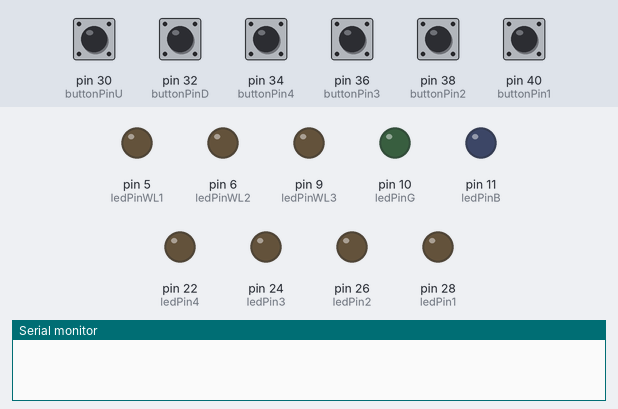
Recording of a sketch running on a simulated Arduino Mega 2560, built with avr-gcc and run on an emulated ATmega2560. Shown: output pins drawn as LEDs (lit = HIGH), the last lines printed to the serial monitor. The test bench sets the inputs (shaded band); at power-on: pin 30 (buttonPinU), pin 32 (buttonPinD), pin 34 (buttonPin4), pin 36 (buttonPin3), pin 38 (buttonPin2), pin 40 (buttonPin1) LOW.

Above: at 1.2 s.
1.3 s: pin 30 (buttonPinU) pulled HIGH for 0.15 s
At 2.5 s:
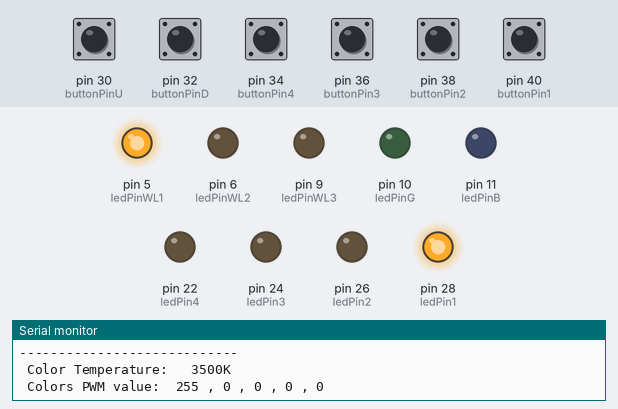
2.9 s: pin 34 (buttonPin4) pulled HIGH for 0.15 s
At 4.0 s:
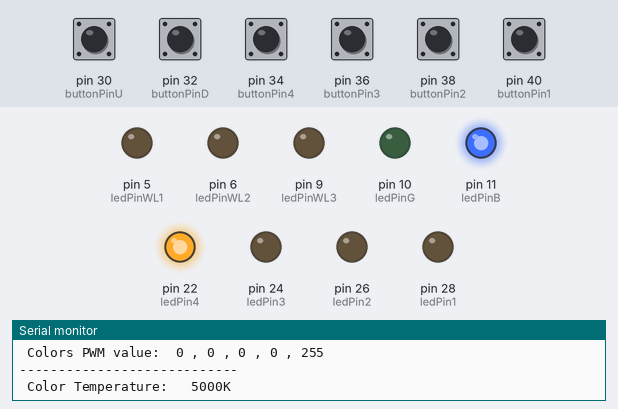
4.5 s: pin 32 (buttonPinD) pulled HIGH for 0.15 s
At 5.5 s:
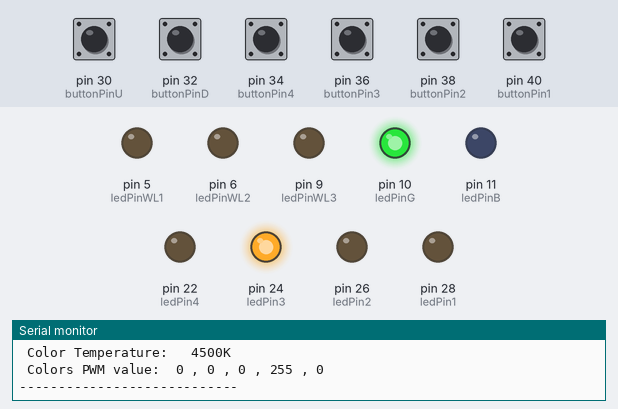
6.1 s: pin 38 (buttonPin2) pulled HIGH for 0.15 s
At 6.8 s:
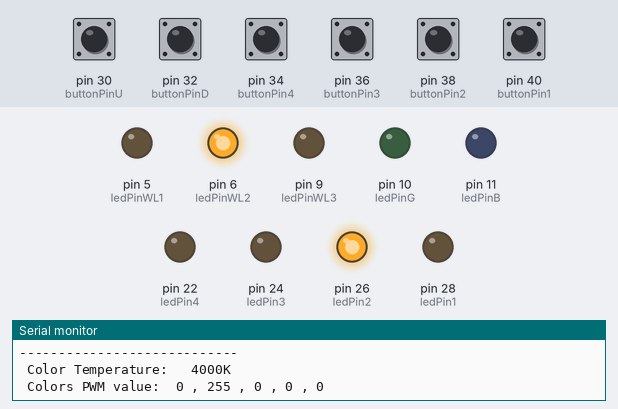
7.7 s: pin 30 (buttonPinU) pulled HIGH for 1 s
At 8.3 s:
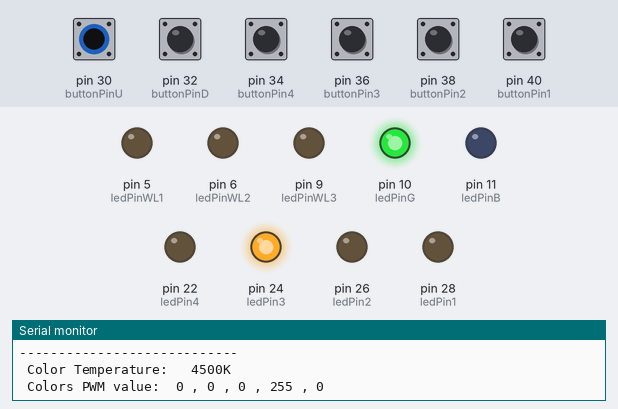
10.2 s: pin 32 (buttonPinD) pulled HIGH for 1 s
At 10.7 s:
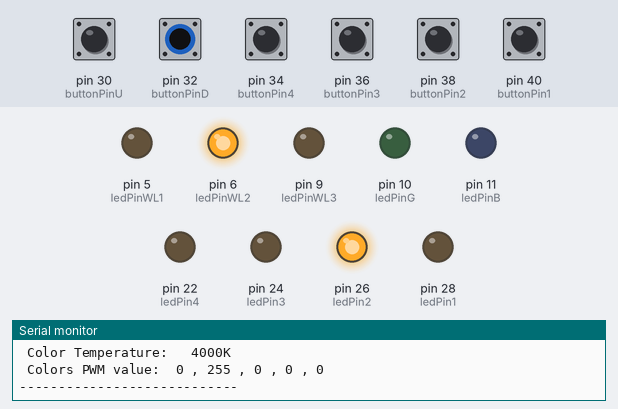
Timing chart, 0 to 13.2 s (numbered marks = the images above; inputs shaded):
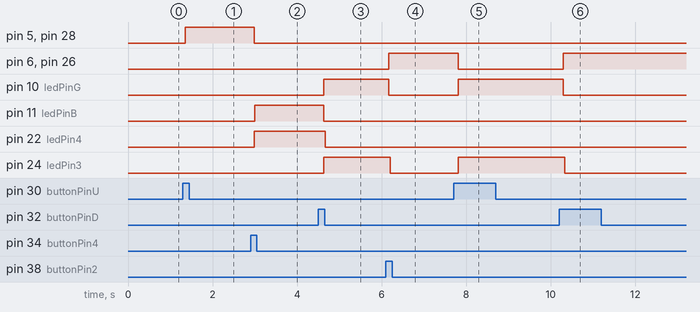

Measured:
- after the input at 1.3 s, pin 5 (ledPinWL1), pin 28 (ledPin1): LOW → HIGH after 0.05 s
- after the input at 2.9 s, pin 5 (ledPinWL1), pin 28 (ledPin1): HIGH → LOW after 0.09 s; pin 11 (ledPinB), pin 22 (ledPin4): LOW → HIGH after 0.09 s
- after the input at 4.5 s, pin 10 (ledPinG), pin 24 (ledPin3): LOW → HIGH after 0.13 s; pin 11 (ledPinB): HIGH → LOW after 0.13 s; pin 22 (ledPin4): HIGH → LOW after 0.17 s
- after the input at 6.1 s, pin 6 (ledPinWL2), pin 26 (ledPin2): LOW → HIGH after 0.07 s; pin 10 (ledPinG): HIGH → LOW after 0.07 s; pin 24 (ledPin3): HIGH → LOW after 0.11 s
- after the input at 7.7 s, pin 6 (ledPinWL2), pin 26 (ledPin2): HIGH → LOW after 0.11 s; pin 10 (ledPinG), pin 24 (ledPin3): LOW → HIGH after 0.11 s
- after the input at 10.2 s, pin 6 (ledPinWL2), pin 26 (ledPin2): LOW → HIGH after 0.09 s; pin 10 (ledPinG): HIGH → LOW after 0.09 s; pin 24 (ledPin3): HIGH → LOW after 0.13 s

The sketch:

Surgical_Lamp_Control_System.ino
```cpp
//按鈕
const int  buttonPinU = 30;
const int  buttonPinD = 32;
const int  buttonPin4 = 34;
const int  buttonPin3 = 36;
const int  buttonPin2 = 38;
const int  buttonPin1 = 40;

//指示燈
const int ledPin4 = 22;
const int ledPin3 = 24;
const int ledPin2 = 26;
const int ledPin1 = 28;

// 手術燈
const int ledPinWL1 = 5;
const int ledPinWL2 = 6;
const int ledPinWL3 = 9;
const int ledPinG = 10;
const int ledPinB = 11;

// 記錄切換狀態(累計狀態)
int buttonPushCounter = 0;

// 讀取按鈕資料
int buttonStateU = 0;
int buttonStateD = 0;
int buttonState1 = 0;
int buttonState2 = 0;
int buttonState3 = 0;
int buttonState4 = 0;

// 对Arduino电路板或相关状态进行初始化方法
int lastButtonStateU = 0;
int lastButtonStateD = 0;
int lastButtonState1 = 0;
int lastButtonState2 = 0;
int lastButtonState3 = 0;
int lastButtonState4 = 0;
int lastbuttonPushCounter = 0;

// 用brightness變數來保存目前LED燈的PWM值
int brightnessWL1 = 0;
int brightnessWL2 = 0;
int brightnessWL3 = 0;
int brightnessG = 0;
int brightnessB = 0;

// 設定每個模組的PWM值
// 3500K model
int Amodel1 = 255;   // WL1
int Amodel2 = 0;     // WL2
int Amodel3 = 0;     // WL3
int Amodel4 = 0;     // G
int Amodel5 = 0;     // B

// 4000K model
int Bmodel1 = 0;
int Bmodel2 = 255;
int Bmodel3 = 0;
int Bmodel4 = 0;
int Bmodel5 = 0;

// 4500K model
int Cmodel1 = 0;
int Cmodel2 = 0;
int Cmodel3 = 0;
int Cmodel4 = 255;
int Cmodel5 = 0;

// 5000K model
int Dmodel1 = 0;
int Dmodel2 = 0;
int Dmodel3 = 0;
int Dmodel4 = 0;
int Dmodel5 = 255;


void setup() {
  pinMode(ledPinWL1, OUTPUT);
  pinMode(ledPinWL2, OUTPUT);
  pinMode(ledPinWL3, OUTPUT);
  pinMode(ledPinG, OUTPUT);
  pinMode(ledPinB, OUTPUT);

  pinMode(ledPin1, OUTPUT);
  pinMode(ledPin2, OUTPUT);
  pinMode(ledPin3, OUTPUT);
  pinMode(ledPin4, OUTPUT);

  pinMode(buttonPinU, INPUT);
  pinMode(buttonPinD, INPUT);
  pinMode(buttonPin1, INPUT);
  pinMode(buttonPin2, INPUT);
  pinMode(buttonPin3, INPUT);
  pinMode(buttonPin4, INPUT);

  Serial.begin(9600);
}

void loop() {
  // 讀取按鈕的狀態並保存到buttonState變數裡:
  buttonStateU = digitalRead(buttonPinU);
  buttonStateD = digitalRead(buttonPinD);
  buttonState1 = digitalRead(buttonPin1);
  buttonState2 = digitalRead(buttonPin2);
  buttonState3 = digitalRead(buttonPin3);
  buttonState4 = digitalRead(buttonPin4);

//--------------------------按鍵判斷與狀態顯示------------------------------

// 判断当前的按键状态是否和之前有所变化
  if (buttonStateU != lastButtonStateU) {
    if (buttonStateU == HIGH) {
      buttonPushCounter++;
    }
    delay(50);
  }


  if (buttonStateD != lastButtonStateD) {
    if (buttonStateD == HIGH) {
      buttonPushCounter--;
    }
    delay(50);
  }


   if (buttonState1 != lastButtonState1) {
    if (buttonState1 == HIGH) {
      buttonPushCounter = 1;
    }
    delay(50);
  }


   if (buttonState2 != lastButtonState2) {
    if (buttonState2 == HIGH) {
      buttonPushCounter = 2;
    }
    delay(50);
  }


   if (buttonState3 != lastButtonState3) {
    if (buttonState3 == HIGH) {
      buttonPushCounter = 3;
    }
    delay(50);
  }


   if (buttonState4 != lastButtonState4) {
    if (buttonState4 == HIGH) {
      buttonPushCounter = 4;
    }
    delay(50);
  }

// -------------------------------------------------------------------------

//---------------------------狀態判斷執行輸出-------------------------------

// 將每次loop結束時最新的按鈕狀態進行更新
  lastButtonStateU = buttonStateU;
  lastButtonStateD = buttonStateD;
  lastButtonState1 = buttonState1;
  lastButtonState2 = buttonState2;
  lastButtonState3 = buttonState3;
  lastButtonState4 = buttonState4;

//設定狀態計數器範圍
  if (buttonPushCounter  >= 5) {
    buttonPushCounter = 0;
  }
  if (buttonPushCounter <= -1) {
    buttonPushCounter = 4;
    }

//設定每個狀態的輸出
// 3500K model
   if (buttonPushCounter == 1) {
    digitalWrite(ledPin1, HIGH);

     analogWrite(ledPinWL1, Amodel1);
     analogWrite(ledPinWL2, Amodel2);
     analogWrite(ledPinWL3, Amodel3);
     analogWrite(ledPinG, Amodel4);
     analogWrite(ledPinB, Amodel5);

    Serial.print(" Color Temperature:  ");
    Serial.println(" 3500K ");
    Serial.print(" Colors PWM value:  ");
    Serial.print(Amodel1);
    Serial.print(" , ");
    Serial.print(Amodel2);
    Serial.print(" , ");
    Serial.print(Amodel3);
    Serial.print(" , ");
    Serial.print(Amodel4);
    Serial.print(" , ");
    Serial.println(Amodel5);
    Serial.print("------------------");
    Serial.println("----------");
    }
    else {
    digitalWrite(ledPin1, LOW);
  }


// 4000k model
   if (buttonPushCounter == 2) {
    digitalWrite(ledPin2, HIGH);
    analogWrite(ledPinWL1, Bmodel1);
    analogWrite(ledPinWL2, Bmodel2);
    analogWrite(ledPinWL3, Bmodel3);
    analogWrite(ledPinG, Bmodel4);
    analogWrite(ledPinB, Bmodel5);

    Serial.print(" Color Temperature:  ");
    Serial.println(" 4000K ");
    Serial.print(" Colors PWM value:  ");
    Serial.print(Bmodel1);
    Serial.print(" , ");
    Serial.print(Bmodel2);
    Serial.print(" , ");
    Serial.print(Bmodel3);
    Serial.print(" , ");
    Serial.print(Bmodel4);
    Serial.print(" , ");
    Serial.println(Bmodel5);
    Serial.print("------------------");
    Serial.println("----------");
    }
    else {
    digitalWrite(ledPin2, LOW);
  }

// 4500k model
   if (buttonPushCounter == 3) {
    digitalWrite(ledPin3, HIGH);
    analogWrite(ledPinWL1, Cmodel1);
    analogWrite(ledPinWL2, Cmodel2);
    analogWrite(ledPinWL3, Cmodel3);
    analogWrite(ledPinG, Cmodel4);
    analogWrite(ledPinB, Cmodel5);

    Serial.print(" Color Temperature:  ");
    Serial.println(" 4500K ");
    Serial.print(" Colors PWM value:  ");
    Serial.print(Cmodel1);
    Serial.print(" , ");
    Serial.print(Cmodel2);
    Serial.print(" , ");
    Serial.print(Cmodel3);
    Serial.print(" , ");
    Serial.print(Cmodel4);
    Serial.print(" , ");
    Serial.println(Cmodel5);
    Serial.print("------------------");
    Serial.println("----------");
    }
    else {
    digitalWrite(ledPin3, LOW);
  }

// 5000k model
   if (buttonPushCounter == 4) {
    digitalWrite(ledPin4, HIGH);
    analogWrite(ledPinWL1, Dmodel1);
    analogWrite(ledPinWL2, Dmodel2);
    analogWrite(ledPinWL3, Dmodel3);
    analogWrite(ledPinG, Dmodel4);
    analogWrite(ledPinB, Dmodel5);

    Serial.print(" Color Temperature:  ");
    Serial.println(" 5000K ");
    Serial.print(" Colors PWM value:  ");
    Serial.print(Dmodel1);
    Serial.print(" , ");
    Serial.print(Dmodel2);
    Serial.print(" , ");
    Serial.print(Dmodel3);
    Serial.print(" , ");
    Serial.print(Dmodel4);
    Serial.print(" , ");
    Serial.println(Dmodel5);
    Serial.print("------------------");
    Serial.println("----------");
}
else {
    digitalWrite(ledPin4, LOW);
  }

// -------------------------------------------------------------------------

    delay(50);       // 每一次調整亮度的時間延遲
}
```
